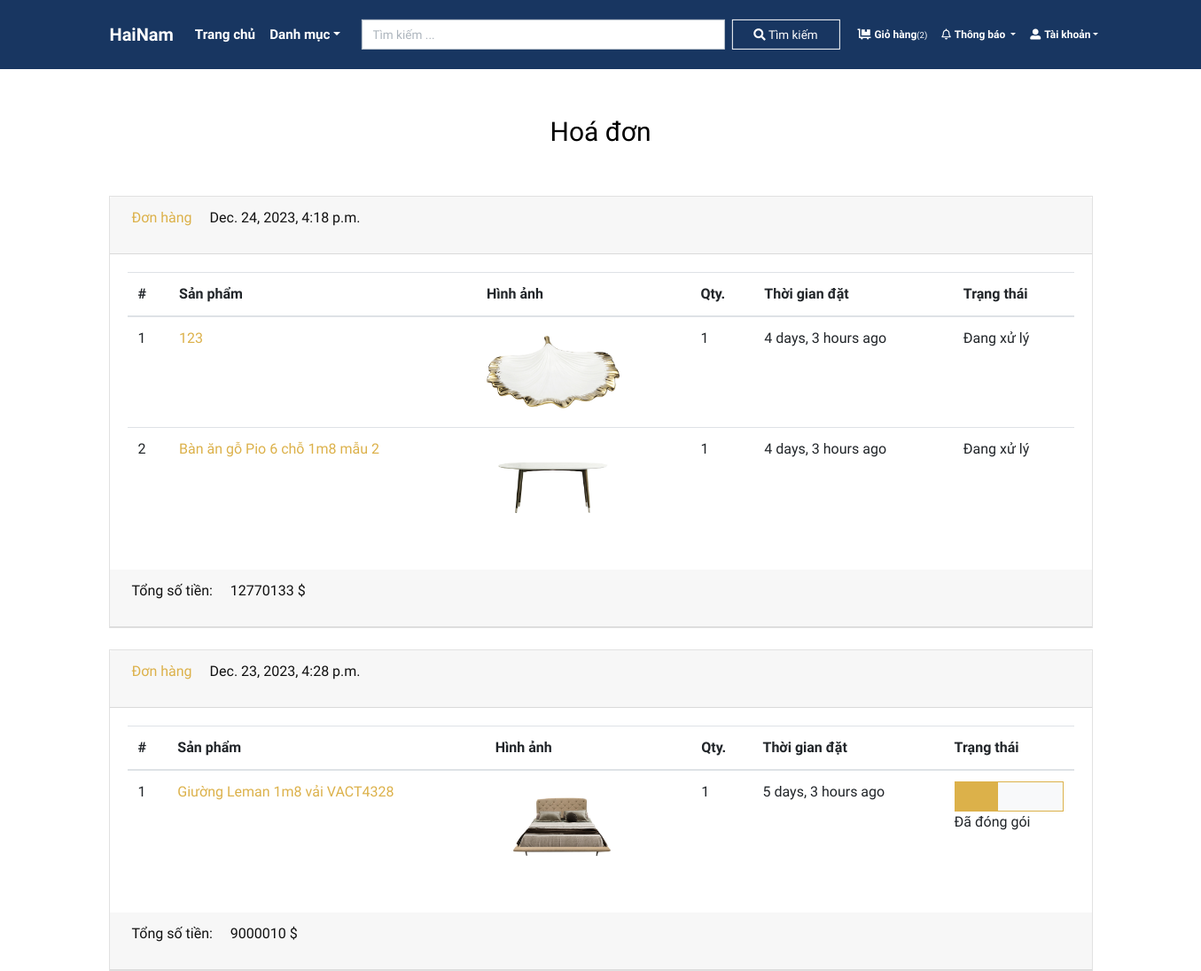
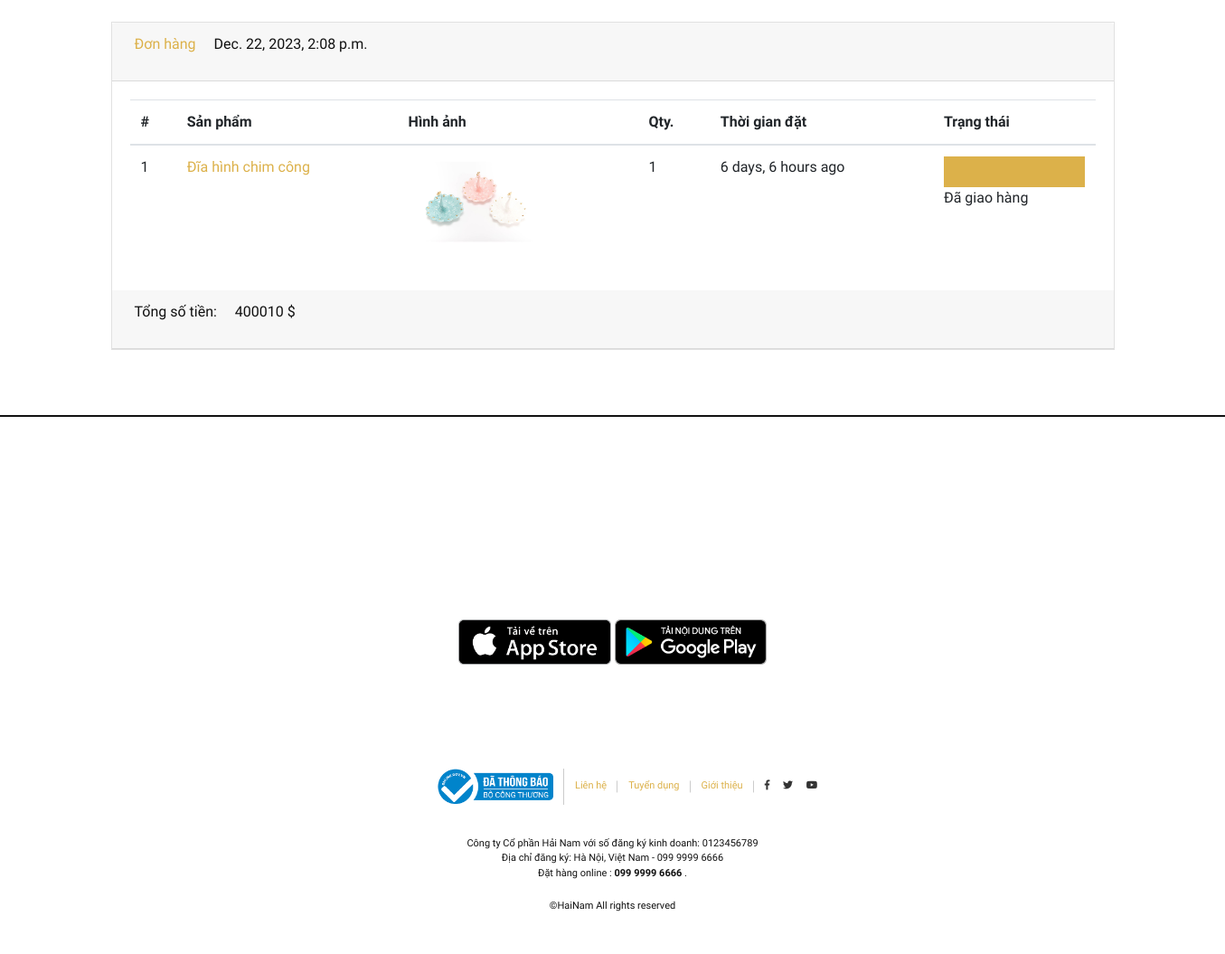
The page /invoice/ (signed in) on the database its author committed (2 pictures, top to bottom).
### store/models.py (models this page shows, shortened)
class Invoice(models.Model):
    user=models.ForeignKey(User,on_delete=models.CASCADE)
    order = models.ManyToManyField(Order)
    ordered_date = models.DateTimeField(auto_now_add=True,verbose_name="Thời gian đặt")
    price = models.DecimalField(max_digits=10, decimal_places=2,verbose_name="Tổng tiền")

class Order(models.Model):
    user = models.ForeignKey(User, verbose_name="Tên tài khoản", on_delete=models.CASCADE)
    address = models.ForeignKey(Address, verbose_name="Địa chỉ", on_delete=models.CASCADE)
    product = models.ForeignKey(Product, verbose_name="Sản phẩm", on_delete=models.CASCADE)
    quantity = models.PositiveIntegerField(verbose_name="Số lượng")
    ordered_date = models.DateTimeField( verbose_name="Thời gian đặt")
    status = models.CharField(
        choices=STATUS_CHOICES,
        verbose_name="Trạng thái",
        max_length=50,
        default="Pending"
        )

class Product(models.Model):
    title = models.CharField(max_length=150, verbose_name="Tên sản phẩm")
    slug = models.SlugField(max_length=160, verbose_name="Slug sản phẩm")
    sku = models.CharField(max_length=255, unique=True, verbose_name="Mã sản phẩm")
    short_description = models.TextField(verbose_name="Miêu tả ngắn")
    detail_description = models.TextField(blank=True, null=True, verbose_name="Miêu tả chi tiết")
    product_image = models.ImageField(upload_to='product', blank=True, null=True, verbose_name="Hình ảnh sản phẩm")
    price = models.DecimalField(max_digits=10, decimal_places=2,verbose_name="Giá")
    category = models.ForeignKey(Category, verbose_name="Danh mục sản phẩm", on_delete=models.CASCADE)
    is_active = models.BooleanField(verbose_name="Có hoạt động?")
    is_featured = models.BooleanField(verbose_name="Có đề xuất?")
    created_at = models.DateTimeField(auto_now_add=True, verbose_name="Thời gian tạo")
    updated_at = models.DateTimeField(auto_now=True, verbose_name="Cập nhật")
    count = models.IntegerField(default=0)
    likes = models.PositiveIntegerField(default=0)
    user_likes = models.ManyToManyField(User)
    class Meta:
        verbose_name_plural = 'Products'
        ordering = ('-created_at', )

### store/views.py (the view)
# urls.py: path('invoice/', views.invoice, name="invoice"),
@login_required
def invoice(request):
    billing = Invoice.objects.filter(user=request.user).order_by('-ordered_date')
    context = {'billings':billing}
    return render(request, 'store/invoice.html',context)

### store/context_preprocessors.py (called while the page is built)
def store_menu(request):
    categories = Category.objects.filter(is_active=True)
    context = {
        'categories_menu': categories,
    }
    return context

def notification_list(request):
    if request.user.is_authenticated:
        user = request.user
        notification = Notification.objects.filter(user=user)
        t=1
        if len(notification)==0: t=0
        if len(notification)>=6:
            result = reversed(list(notification[len(notification)-6:len(notification)]))
            res = result
        else:
            res=reversed(list(notification))
        context = {
            'notification_list': res,
            'length' :t,
        }
    else:
        context = {
        }
    return context

def cart_menu(request):
    if request.user.is_authenticated:
        cart_items= Cart.objects.filter(user=request.user)
        context = {
            'cart_items': cart_items,
        }
    else:
        context = {}
    return context

### templates/store/invoice.html (shortened to what this page needs)
{% extends 'base.html' %}
{% load static %}
{% load humanize %}
{% block content %}
<div class="container py-5">
    <div style="font-size: 30px; color: black;margin-bottom: 50px;" class="text-center">Hoá đơn</div>
    {% for billing in billings %}
    <div class="row">
        <div class="col-lg-12">
            <div class="card mb-4" style="margin-bottom:50px" id="tables">
                <div style="width: 100%;" class="container card-header">
                    <div class="row ">
                        <p style="margin-left: 20px;"> <a href="#"> Đơn hàng</a></p>
                        <p style="margin-left: 20px;"> {{billing.ordered_date}} </p>
                    </div>
                </div>
                <div class="card-body">
                    <table class="table table-hover">
                        <thead>
                            <tr>
                                <th>#</th>
                                <th>Sản phẩm</th>
                                <th>Hình ảnh</th>
                                <th>Qty.</th>
                                <th>Thời gian đặt</th>
                                <th>Trạng thái</th>
                            </tr>
                        </thead>
                        <tbody>
                            {% for order in billing.order.all %}
                            <tr>
                                <td>{{forloop.counter}}</td>
                                <td><a
                                        href="{% url 'store:product-detail' order.product.slug %}">{{order.product.title}}</a>
                                </td>
                                <td>
                                    {% if order.product.product_image %}
                                    <a href="{% url 'store:product-detail' order.product.slug %}">
                                        <img src="{{order.product.product_image.url}}"
                                            alt="{{order.product.product_title}}" style="width:150px;">
                                    </a>
                                    {% endif %}
                                </td>
                                <td>{{order.quantity}}</td>
                                <td>{{order.ordered_date|naturaltime}}</td>
                                <td>
                                    {% if order.status == 'Pending' %}
                                    Đang xử lý
                                    {% endif %}
                                    {% if order.status == 'Packed' %}
                                    <div class="bg-light border border-primary">
                                        <div class="p-3 bg-primary" style="width:40%;"></div>
                                    </div>
                                    Đã đóng gói
                                    {% endif %}
                                    {% if order.status == 'Delivered' %}
                                    <div class="bg-light border border-primary">
                                        <div class="p-3 bg-primary" style="width:100%;"></div>
                                    </div>
                                    Đã giao hàng
                                    {% endif %}
                                </td>
                            </tr>
                            {% endfor %}
                        </tbody>
                    </table>
                </div>
                <div style="width: 100%;" class="container card-header">
                    <div class="row ">
                        <p style="margin-left: 20px;"> Tổng số tiền: </p>
                        <p style="margin-left: 20px;"> {{billing.price|floatformat:0}} $</p>
                    </div>
                </div>
            </div>
        </div>
    </div>
    {% endfor %}
</div>
{% endblock content %}

### hainamshop/static/css/style.default.css (style rules this page uses)
.border { border: 1px solid #dee2e6 !important; }
.border-primary { border-color: #dcb14a !important; }
body { font-family: "Libre Franklin", sans-serif; font-size: 1rem; font-weight: 400; line-height: 1.5; color: #111111; background-color: #fff; }
a { color: #dcb14a; text-decoration: none; }
.bg-primary { background-color: #dcb14a !important; }
.bg-light { background-color: #f8f9fa !important; }
.card { background-color: #fff; border: 1px solid rgba(17, 17, 17, 0.125); border-radius: 0; }
.card-body { padding: 1.25rem; }
.card-header { padding: 0.75rem 1.25rem; background-color: rgba(17, 17, 17, 0.03); border-bottom: 1px solid rgba(17, 17, 17, 0.125); }
.card-header:first-child { border-radius: calc(0 - 1px) calc(0 - 1px) 0 0; }

### rows shown on the page
Invoice: ordered_date "Dec. 24, 2023, 4:18 p.m.", price "12770133"
Order: product "123", product.product_image (picture), quantity "1", ordered_date "4 days, 3 hours ago", status "Đang xử lý"
Order: product "Bàn ăn gỗ Pio 6 chỗ 1m8 mẫu 2", product.product_image (picture), quantity "1", ordered_date "4 days, 3 hours ago", status "Đang xử lý"
Invoice: ordered_date "Dec. 23, 2023, 4:28 p.m.", price "9000010"
Order: product "Giường Leman 1m8 vải VACT4328", product.product_image (picture), quantity "1", ordered_date "5 days, 3 hours ago", status "Đã đóng gói"
Invoice: ordered_date "Dec. 22, 2023, 2:08 p.m.", price "400010"
Order: product "Đĩa hình chim công", product.product_image (picture), quantity "1", ordered_date "6 days, 6 hours ago", status "Đã giao hàng"

### other values the page prints
{{ cart_items.count }} "2"
